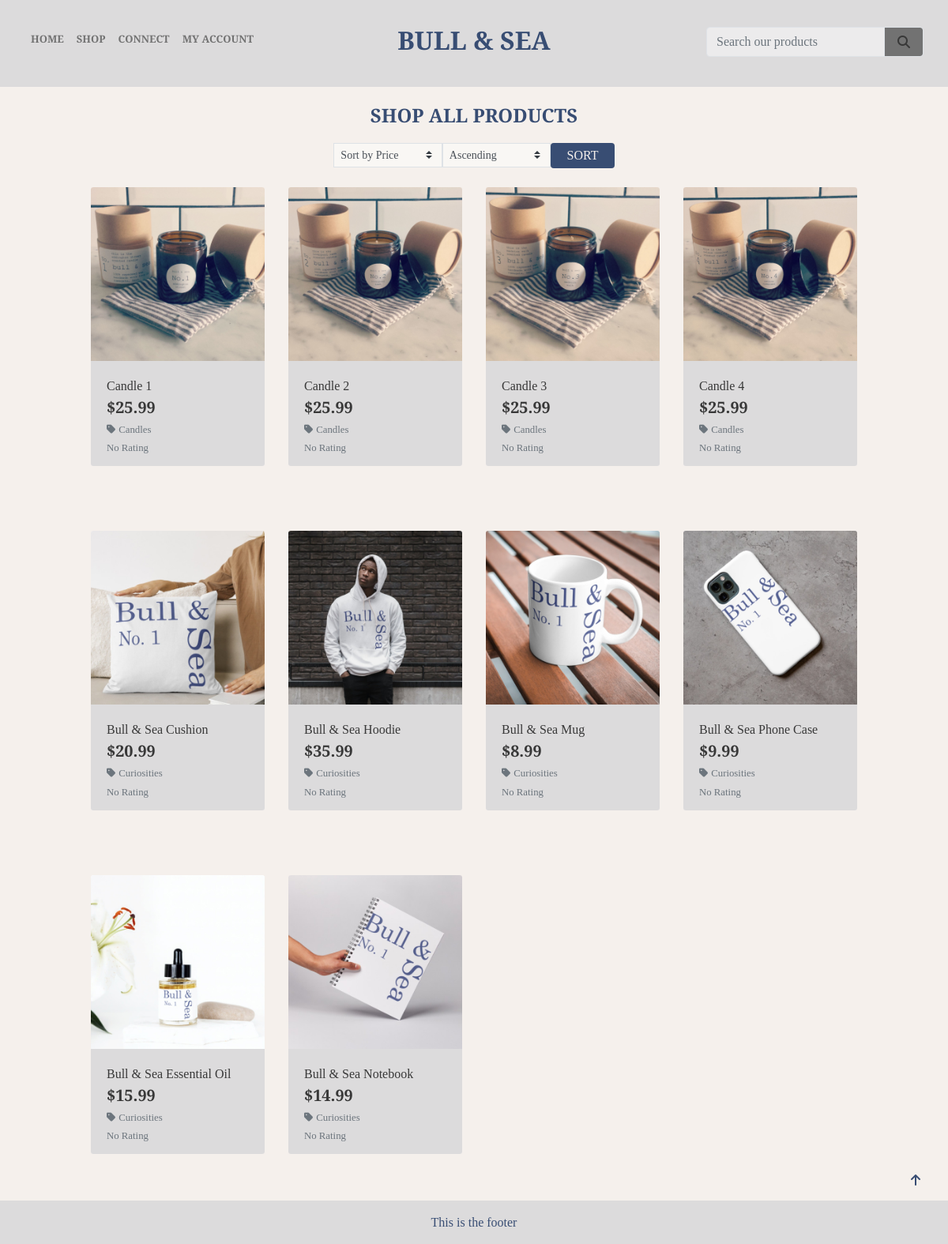
Screenshot of /products/ with the database file from the repository.
### products/models.py (models this page shows, shortened)
class Product(models.Model):
    category = models.ForeignKey('Category', null=True, blank=True, on_delete=models.SET_NULL)  # noqa
    sku = models.CharField(max_length=254, null=True, blank=True)
    name = models.CharField(max_length=254)
    description = models.TextField()
    price = models.DecimalField(max_digits=6, decimal_places=2)
    image_url = models.URLField(max_length=1024, null=True, blank=True)
    image = models.ImageField(null=True, blank=True)
    reviews = models.ManyToManyField('Review', related_name='product_reviews', blank=True)  # noqa

class Category(models.Model):
    class Meta:
        verbose_name_plural = 'Categories'
    name = models.CharField(max_length=254)
    friendly_name = models.CharField(max_length=254, null=True, blank=True)
    def get_friendly_name(self):
        return self.friendly_name

### products/views.py (the view)
# urls.py: path('', views.all_products, name='products'),
def all_products(request):
    products = Product.objects.all()
    categories = None
    context = {
        'products': products,
        'current_categories': categories,
    }
    return render(request, 'products/products.html', context)

### bag/contexts.py (called while the page is built, shortened)
def bag_contents(request):
    bag_items = []
    total = 0
    product_count = 0
    bag = request.session.get('bag', {})
    delivery = total * Decimal(settings.STANDARD_DELIVERY_PERCENTAGE / 100)
    grand_total = delivery + total
    context = {
        'bag_items': bag_items,
        'total': total,
        'product_count': product_count,
        'delivery': delivery,
        'grand_total': grand_total,
    }
    return context

### products/context_processors.py (called while the page is built)
def categories_and_products(request):
    categories = Category.objects.all()
    products = Product.objects.all()
    return {
        'categories': categories,
        'products': products
    }

### products/templates/products/products.html (shortened to what this page needs)
{% extends "base.html" %}
{% load static %}
{% load average_rating %}
{% block page_header %}
<div class="container header-container">
</div>
{% endblock %}
{% block content %}
{% if products %}
<div class="overlay"></div>
<div class="container-fluid">
    <div class="row">
        <div class="col text-center mt-3">
            <h2 class="logo-font sub-heading-font">
                {% if category_name %}
                  SHOP {{ category_name }}
                {% else %}
                  SHOP ALL PRODUCTS
                {% endif %}
              </h2>
        </div>
    </div>
    <div class="row justify-content-center">
        <div class="col-12 col-md-6">
            <form method="get" action="" class="d-flex justify-content-center sort-field">
                <div class="d-flex">
                    <select name="sort" id="sort-selector" class="custom-select custom-select-sm rounded-0 border border-grey rounded-2 bg-searchbox">
                        <option value="price" {% if current_sorting == 'price_asc' or current_sorting == 'price_desc' %}selected{% endif %}>Sort by Price</option>
                    </select>
                    <select name="direction" id="sort-selector2" class="custom-select custom-select-sm rounded-0 border border-grey rounded-2 bg-searchbox">
                        <option value="asc" {% if current_sorting == 'price_asc' %}selected{% endif %}>Ascending</option>
                    </select>
                    <button type="submit" class="sort-button btn rounded-2 text-uppercase">Sort</button>
                </div>
            </form>
        </div>
    </div>
    <div class="row">
        <div class="product-container col-10 offset-1">
            <div class="row">
                {% for product in products %}
                <div class="col-sm-6 col-md-6 col-lg-4 col-xl-3">
                    <div class="shadow-drop-center card h-100 border-0">
                        {% if product.image %}
                        <a href="{% url 'product_detail' product.id %}">
                            <img class="card-img-top img-fluid" src="{{ product.image.url }}" alt="{{ product.name }}">
                        </a>
                        {% else %}
                        <a href="{% url 'product_detail' product.id %}">
                            <img class="card-img-top img-fluid" src="https://placehold.co/512x512?text=No+Image"
                                alt="{{ product.name }}">
                        </a>
                        {% endif %}
                        <div class="card-body pb-0">
                            <p class="mb-0">{{ product.name }}</p>
                        </div>
                        <div class="card-footer bg-white pt-0 border-0 text-left">
                            <div class="row">
                                <div class="col">
                                    <p class="lead mb-0 text-left font-weight-bold">${{ product.price }}</p>
                                    {% if product.category %}
                                    <p class="small mt-1 mb-0">
                                        <a class="text-muted" href="{% url 'category_products' category_id=product.category.id %}">
                                            <i class="fas fa-tag mr-1"></i>{{ product.category.get_friendly_name }}
                                        </a>
                                    </p>
                                    {% endif %}
                                    {% if product.reviews.all %}
                                    <small class="text-muted"><i
                                            class="fas fa-star mr-1"></i>{{ product.reviews.all | calculate_average_rating }}
                                        / 5</small>
                                    {% else %}
                                    <small class="text-muted">No Rating</small>
                                    {% endif %}
                                </div>
                            </div>
                        </div>
                    </div>
                </div>
                {% if forloop.counter|divisibleby:4 %}
                <div class="col-12 d-none d-xl-block mb-5 hr-prod-spacer">
                    <hr>
                </div>
                {% endif %}
                {% endfor %}
            </div>
            <div class="col-12 mb-5 hr-prod-bot-spacer">
                <hr>
            </div>
        </div>
    </div>
</div>
<div class="btt-button rounded-0">
    <a class="btt-link d-flex h-100">
        <i class="fas fa-arrow-up mx-auto my-auto"></i>
    </a>
</div>
{% endif %}
{% endblock %}

### static/css/base.css (style rules this page uses)
html { height: 100%; }
.bg-searchbox { background-color: #ffffff71; }
body { background: url('/media/landing_page_image.webp') no-repeat center center fixed; background-size: cover; height: calc(100vh - 164px); color: #383838; font-family: 'Slabo 27px', serif; }
.logo-font { text-transform: uppercase; }
.sub-heading-font { font-family: 'Cinzel', serif; color: #384D73; font-size: x-large; font-weight: bold; }
.overlay { height: 100%; width: 100%; top: 110px; left: 0; position: fixed; background: #F5F0EC; z-index: -1; }
.hr-prod-spacer hr { border: 1px solid #F5F0EC !important; }
.hr-prod-bot-spacer { padding-bottom: 25px; display: inline-block; }
.hr-prod-bot-spacer hr { border: 1px solid #F5F0EC; }
.card { max-width: 512px; }
.card-body, .card-footer { background-color: #DCDBDC !important; }
.sort-field { padding: 12px 0; }
.sort-button { background: #384D73; color: #F5F0EC; font-size: medium; padding: 0.2rem 1.2rem !important; }
.btt-button { height: 42px; width: 42px; position: fixed; bottom: 60px; right: 20px; color: #384D73 }
.btt-link, .update-link, .remove-item { cursor: pointer; }
.shadow-drop-center { -webkit-animation: shadow-drop-center 0.2s cubic-bezier(0.250, 0.460, 0.450, 0.940) reverse both; animation: shadow-drop-center 0.2s cubic-bezier(0.250, 0.460, 0.450, 0.940) reverse both; }
@media (min-width: 1200px) { .container { max-width: 80%; } }
@media (min-width: 992px) { .header-container { padding-top: 116px; } }

### rows the page displays
Product: image (picture), name "Candle 1", price "25.99", category.get_friendly_name "Candles", shows "No Rating"
Product: image (picture), name "Candle 2", price "25.99", category.get_friendly_name "Candles", shows "No Rating"
Product: image (picture), name "Candle 3", price "25.99", category.get_friendly_name "Candles", shows "No Rating"
Product: image (picture), name "Candle 4", price "25.99", category.get_friendly_name "Candles", shows "No Rating"
Product: image (picture), name "Bull & Sea Cushion", price "20.99", category.get_friendly_name "Curiosities", shows "No Rating"
Product: image (picture), name "Bull & Sea Hoodie", price "35.99", category.get_friendly_name "Curiosities", shows "No Rating"
Product: image (picture), name "Bull & Sea Mug", price "8.99", category.get_friendly_name "Curiosities", shows "No Rating"
Product: image (picture), name "Bull & Sea Phone Case", price "9.99", category.get_friendly_name "Curiosities", shows "No Rating"
Product: image (picture), name "Bull & Sea Essential Oil", price "15.99", category.get_friendly_name "Curiosities", shows "No Rating"
Product: image (picture), name "Bull & Sea Notebook", price "14.99", category.get_friendly_name "Curiosities", shows "No Rating"
